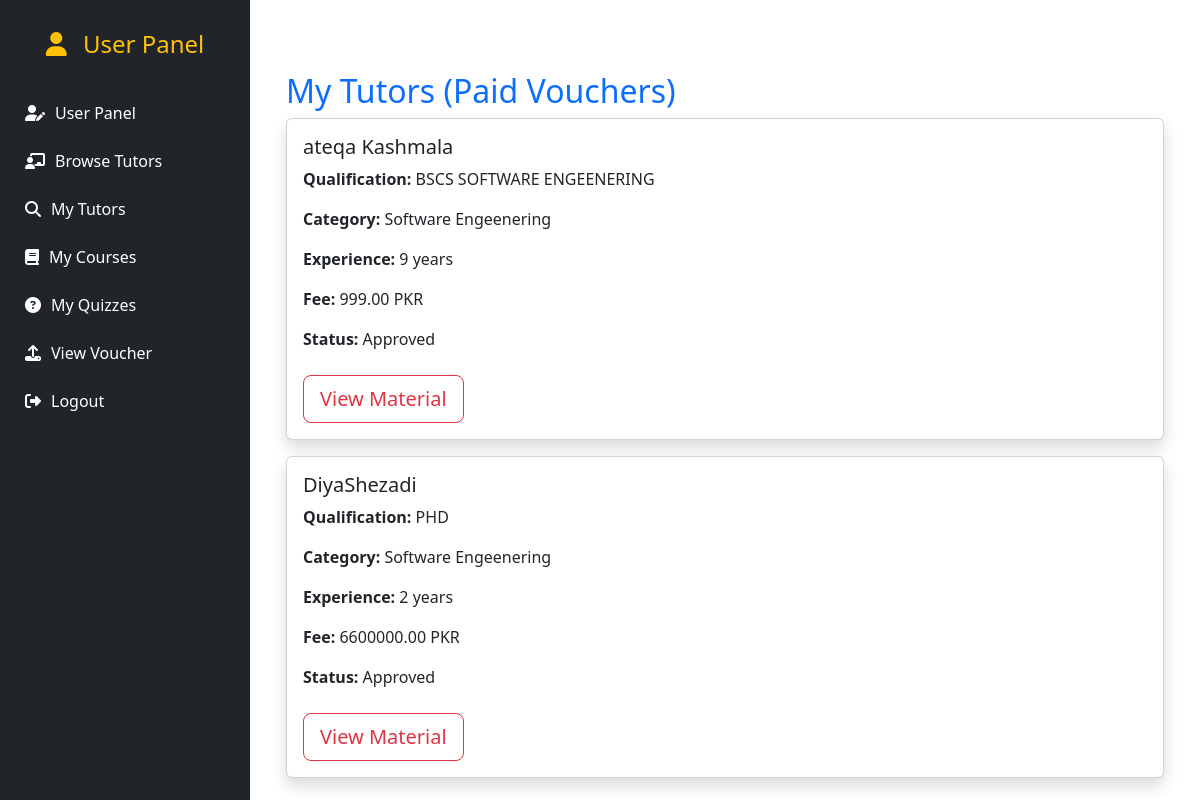
Page /User/my_tutors.php (signed in) on the committed database.
### tables this page shows
CREATE TABLE `tutors` (
  `id` int(11) NOT NULL,
  `tutorName` varchar(100) DEFAULT NULL,
  `tutorQualification` varchar(100) DEFAULT NULL,
  `tutorCategory` varchar(100) DEFAULT NULL,
  `tutorExperience` int(11) DEFAULT NULL,
  `tutorPicture` varchar(255) DEFAULT NULL,
  `tutorAddress` text DEFAULT NULL,
  `tutorMobile` varchar(20) DEFAULT NULL,
  `tutorFee` decimal(10,2) DEFAULT NULL,
  `password` varchar(255) NOT NULL,
  `resume` varchar(255) DEFAULT NULL
);

### User/my_tutors.php (the view, shortened to what this page needs)
<?php
include '../db_connection.php';
include 'sidebar_user.php';
$userID = $_SESSION['user_id'];
$sql = "SELECT DISTINCT t.id AS tutorID, t.tutorName, t.tutorQualification, t.tutorCategory, t.tutorExperience, t.tutorFee
        FROM uploadvoucher u
        JOIN tutors t ON u.tutorID = t.id
        WHERE u.user_id = ? AND u.status = 'Approved'";
$stmt = $conn->prepare($sql);
$stmt->bind_param("i", $userID);
$stmt->execute();
$result = $stmt->get_result();
?>
<div class="main-content p-4" style="margin-left: 250px;">
    <div class="container mt-5">
        <h2 class="text-primary">My Tutors (Paid Vouchers)</h2>
        <?php if ($result->num_rows > 0): ?>
            <?php while ($row = $result->fetch_assoc()): ?>
                <div class="card shadow mb-3">
                    <div class="card-body">
                        <h5 class="card-title"><?= htmlspecialchars($row['tutorName']); ?></h5>
                        <p><strong>Qualification:</strong> <?= htmlspecialchars($row['tutorQualification']); ?></p>
                        <p><strong>Category:</strong> <?= htmlspecialchars($row['tutorCategory']); ?></p>
                        <p><strong>Experience:</strong> <?= htmlspecialchars($row['tutorExperience']); ?> years</p>
                        <p><strong>Fee:</strong> <?= htmlspecialchars($row['tutorFee']); ?> PKR</p>
                        <p><strong>Status:</strong> Approved</p>
                        <a href="view_material.php?tutorID=<?= $row['tutorID']; ?>" class="btn btn-outline-danger btn-lg mt-2">View Material</a>
                    </div>
                </div>
            <?php endwhile; ?>
        <?php else: ?>
            <p class="text-danger">No tutors found with paid/approved status.</p>
        <?php endif; ?>
    </div>
</div>

### rows in the picture
tutors: tutorName "ateqa Kashmala", tutorQualification "BSCS SOFTWARE ENGEENERING", tutorCategory "Software Engeenering", tutorExperience "9", tutorFee "999.00"
tutors: tutorName "DiyaShezadi", tutorQualification "PHD", tutorCategory "Software Engeenering", tutorExperience "2", tutorFee "6600000.00"
